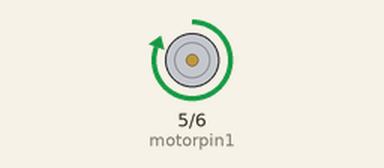
This sketch was run on a simulated Arduino Uno, built with avr-gcc and run on an emulated ATmega328P. Parts: motor-driver pin pairs drawn as motors (green arrow = first pin HIGH = forward, orange = second pin HIGH = backward, longer = more drive, scaled by the enable pin).

Above: at 1.5 s.
At 4.5 s:
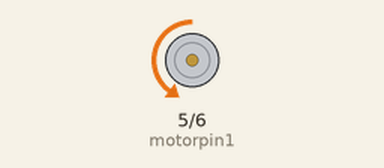
Timing chart, 0 to 7.8 s (numbered marks = the images above):
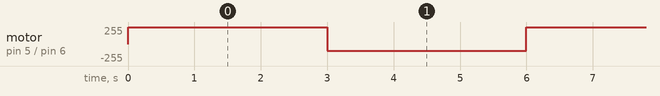

Measured:
- by itself, motor on pin 5 (motorpin1) / pin 6 (motorpin2): alternates forward 255/255 for 3.0 s and backward 100/255 for 3.0 s

The sketch:

sketch_dec16a.ino
```cpp
#define motorpin1 5
#define motorpin2 6
#define enablepin 9
int i;
void setup() {
  // put your setup code here, to run once:
Serial.begin (9600);
pinMode (motorpin1,OUTPUT);
pinMode (motorpin2,OUTPUT);
pinMode (enablepin,OUTPUT);

}

void loop() {

  // put your main code here, to run repeatedly:
//for (i=0;i<255;i++)
//{
 analogWrite (enablepin,255);
 digitalWrite (5,HIGH);
  digitalWrite (6,LOW);
  delay (3000);
 //Serial.print ("maximam");
//}
//for (i=255;i>0;i--)
//{
  analogWrite (enablepin,100);
  digitalWrite (5,LOW);
  digitalWrite (6,HIGH);
  delay (3000);
  //Serial.print ("minimum");
//}
}
```
